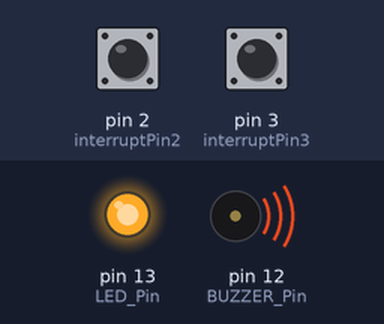
The sketch below on a simulated Arduino Uno, built with avr-gcc and run on an emulated ATmega328P. Parts: output pins drawn as LEDs (lit = HIGH), buzzer (waves = sounding, pin HIGH). Inputs (shaded band) come from the test bench; at power-on: pin 2 (interruptPin2) HIGH, pin 3 (interruptPin3) HIGH. What the sketch prints to the serial monitor is not drawn.

Above: at 1.2 s.
1.3 s: pin 2 (interruptPin2) pulled LOW for 0.15 s
At 1.38 s:
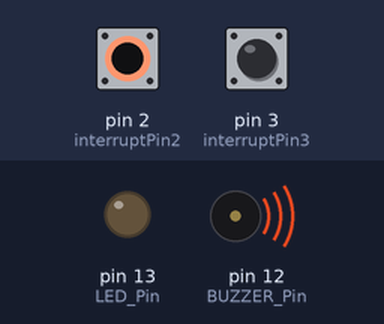
2.9 s: pin 3 (interruptPin3) pulled LOW for 0.15 s
At 2.97 s:
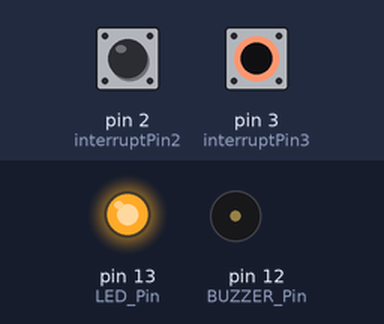
4.5 s: pin 3 (interruptPin3) pulled LOW for 3.2 s
At 8.4 s:
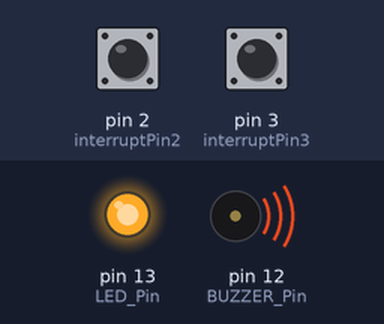
9.2 s: pin 2 (interruptPin2) pulled LOW for 3.2 s
At 9.5 s:
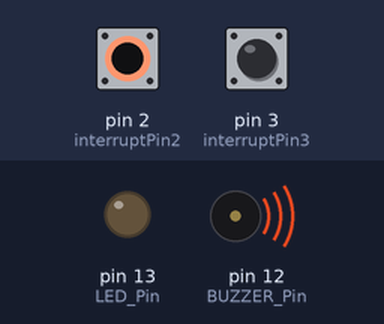
13.9 s: pin 2 (interruptPin2) driven LOW and pin 3 (interruptPin3) driven LOW
At 14.4 s:
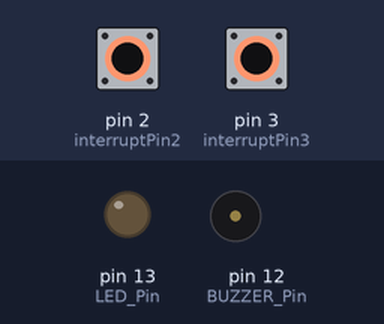
Timing chart, 0 to 16.4 s (numbered marks = the images above; inputs shaded):
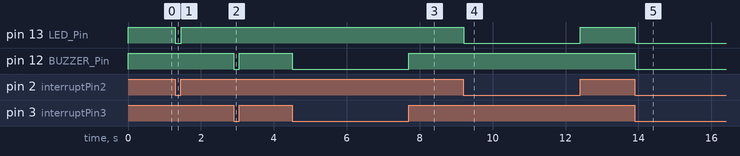

Measured:
- after the input at 1.3 s, pin 13 (LED_Pin): HIGH → LOW at once, → HIGH 0.15 s later
- after the input at 2.9 s, pin 12 (BUZZER_Pin): HIGH → LOW at once, → HIGH 0.15 s later
- after the input at 4.5 s, pin 12 (BUZZER_Pin): HIGH → LOW at once, → HIGH 3.2 s later
- after the input at 9.2 s, pin 13 (LED_Pin): HIGH → LOW at once, → HIGH 3.2 s later
- after the input at 13.9 s, pin 13 (LED_Pin), pin 12 (BUZZER_Pin): HIGH → LOW at once

The sketch:

Code_-_Exp_10.ino
```cpp
const byte LED_Pin = 13;
const byte BUZZER_Pin = 12;

const byte interruptPin2 = 2; const byte interruptPin3 = 3;

volatile byte LED_state = HIGH; volatile byte BUZZER_state = HIGH;

void setup() {
pinMode(LED_Pin, OUTPUT);
pinMode(BUZZER_Pin, OUTPUT);

digitalWrite(LED_Pin, LED_state); digitalWrite(BUZZER_Pin, BUZZER_state);

pinMode(interruptPin2, INPUT_PULLUP); pinMode(interruptPin3, INPUT_PULLUP);

attachInterrupt(digitalPinToInterrupt(interruptPin2), blink2, CHANGE); attachInterrupt(digitalPinToInterrupt(interruptPin3), blink3, CHANGE); Serial.begin(9600);
Serial.println("Welcome");
}

void loop() {
digitalWrite(LED_Pin, LED_state);
digitalWrite(BUZZER_Pin, BUZZER_state);
Serial.println("0");
}

void blink2() { LED_state = !LED_state;
Serial.println("2");
}

void blink3() {
  BUZZER_state = !BUZZER_state;
Serial.println("4");
}
```
